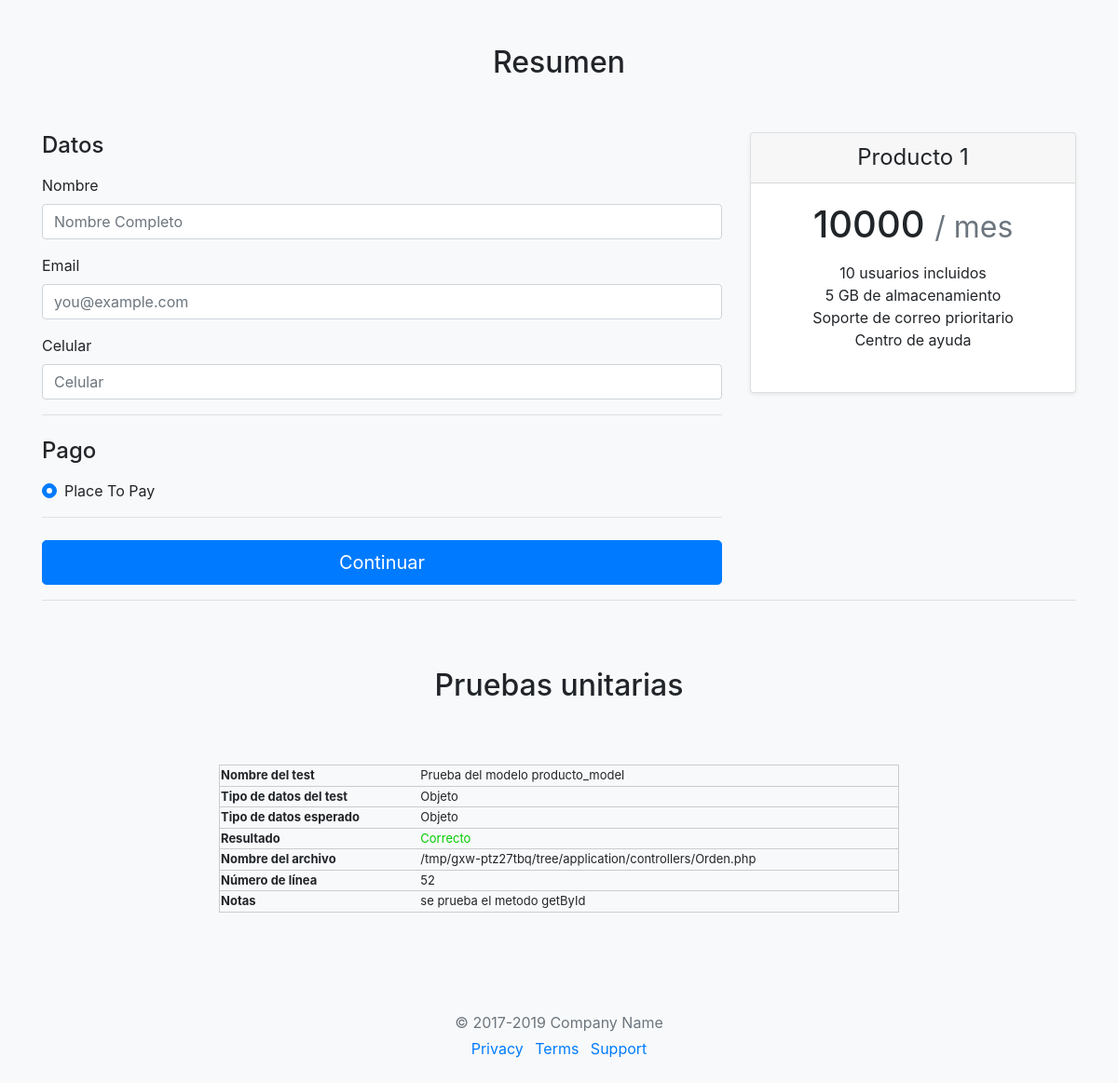
Screenshot of /orden/nueva/1 with the database file from the repository.
### tables this page shows
CREATE TABLE `productos` (
  `id` int(11) NOT NULL,
  `nombre` varchar(50) NOT NULL,
  `precio` int(6) NOT NULL,
  `descripcion` varchar(200) NOT NULL
);

### application/views/template/render_view.php (called while the page is built, shortened)
<?php
$this->load->view('template/header_view');
$this->load->view($contenido);

### application/controllers/Orden.php (called while the page is built, shortened)
<?php
class Orden extends CI_Controller
{
    public function __construct()
    {
        $this->load->model(["orden_model", "producto_model"]);
        $this->load->library(['user_agent']);
        $this->unit->active(true);
    }
    public function nueva(int $id): void
    {
        $producto = $this->producto_model->getById($id);
        $this->unit->run($this->producto_model->getById($id), 'is_object', 'Prueba del modelo producto_model', 'se prueba el metodo getById');
        $data["prueba"] = $this->unit->report();
        $data["producto"] = $producto;
        $data["contenido"] = "nueva_view";
        $this->load->view('template/render_view', $data);
    }
}

### index.php (called while the page is built, shortened)
<?php
require_once BASEPATH.'core/CodeIgniter.php';

### application/models/Producto_model.php (called while the page is built, shortened)
<?php
class Producto_model extends CI_Model
{
    private $tabla = 'productos';
    public function getById(int $id): object
    {
        $where["id"] = $id;
        $query = $this->db->select('*')
            ->from($this->tabla)
            ->where($where)
            ->get();
        return $query->row();
    }
}

### application/views/nueva_view.php (the view, shortened to what this page needs)
<div class="py-5 text-center">
  <h2>Resumen</h2>
</div>
<div class="row">
  <div class="col-md-4 order-md-2 mb-4">
    <div class="card-deck mb-3 text-center">
      <div class="card mb-4 shadow-sm">
        <div class="card-header">
          <h4 class="my-0 font-weight-normal"><?=$producto->nombre?></h4>
        </div>
        <div class="card-body">
          <h1 class="card-title pricing-card-title"><?=$producto->precio?> <small class="text-muted">/ mes</small></h1>
          <ul class="list-unstyled mt-3 mb-4">
            <?=$producto->descripcion?>
          </ul>
        </div>
      </div>
    </div>
  </div>
  <div class="col-md-8 order-md-1">
        <h4 class="mb-3">Datos</h4>
        <form action="/orden/guardar" method="post" class="needs-validation" novalidate>
          <div class="mb-3">
            <label for="address">Nombre</label>
            <input type="text" class="form-control" id="nombre" name="nombre" placeholder="Nombre Completo" required>
          </div>
          <div class="mb-3">
            <label for="email">Email</label>
            <input type="email" class="form-control" id="email" name="email" placeholder="you@example.com">
          </div>
          <div class="mb-3">
            <label for="address2">Celular</label>
            <input type="text" class="form-control" id="celular" name="celular" placeholder="Celular">
          </div>
          <hr class="mb-4">
          <h4 class="mb-3">Pago</h4>
          <div class="d-block my-3">
            <div class="custom-control custom-radio">
              <label class="custom-control-label" for="credit">Place To Pay</label>
            </div>
          </div>
          <hr class="mb-4">
          <button class="btn btn-primary btn-lg btn-block" type="submit">Continuar</button>
        </form>
      </div>
</div>

### rows the page displays
productos: nombre "Producto 1", precio "10000", descripcion "10 usuarios incluidos 5 GB de almacenamiento Soporte de correo prioritario Centro de ayuda"
